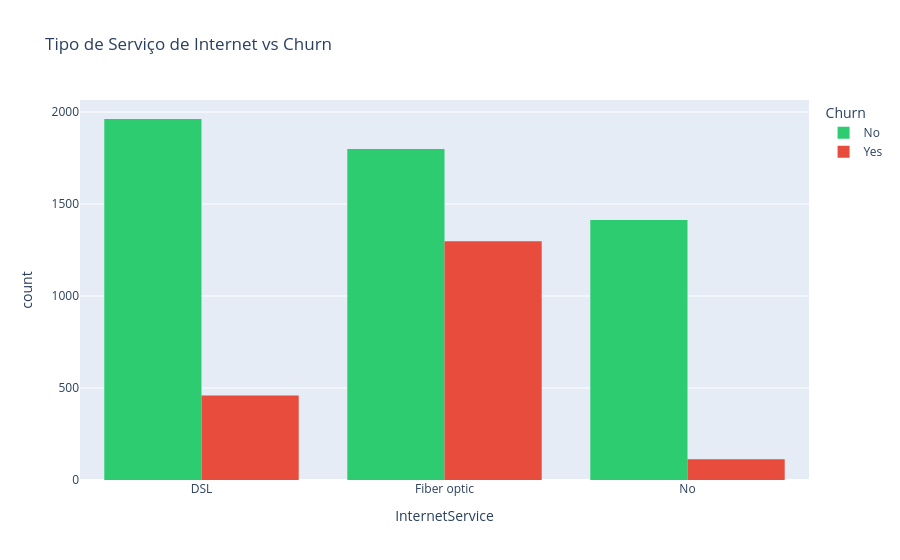

Write notebook code for a chart like this one.
### Markdown cell above
● Padrões e tendências

### Code cell
print("Perfil de cliente")
fig = px.histogram(
    df,
    x='InternetService',
    color='Churn',
    barmode='group',
    title='Tipo de Serviço de Internet vs Churn',
    color_discrete_sequence=['#2ecc71', '#e74c3c']
)
fig.show()

### Figure 1 — Plotly figure (JSON) as saved in the notebook; plotly's stock layout.template omitted (floating-point values rounded to 4 significant figures; data arrays with more than 128 entries replaced by an {"elided": "..."} marker saying what was removed)
{"data": [{"alignmentgroup": "True", "bingroup": "x", "hovertemplate": "Churn=No<br>InternetService=%{x}<br>count=%{y}<extra></extra>", "legendgroup": "No", "marker": {"color": "#2ecc71", "pattern": {"shape": ""}}, "name": "No", "offsetgroup": "No", "orientation": "v", "showlegend": true, "type": "histogram", "x": {"elided": "5174 str values"}, "xaxis": "x", "yaxis": "y"}, {"alignmentgroup": "True", "bingroup": "x", "hovertemplate": "Churn=Yes<br>InternetService=%{x}<br>count=%{y}<extra></extra>", "legendgroup": "Yes", "marker": {"color": "#e74c3c", "pattern": {"shape": ""}}, "name": "Yes", "offsetgroup": "Yes", "orientation": "v", "showlegend": true, "type": "histogram", "x": {"elided": "1869 str values"}, "xaxis": "x", "yaxis": "y"}], "layout": {"barmode": "group", "legend": {"title": {"text": "Churn"}, "tracegroupgap": 0}, "title": {"text": "Tipo de Serviço de Internet vs Churn"}, "xaxis": {"anchor": "y", "domain": [0, 1], "title": {"text": "InternetService"}}, "yaxis": {"anchor": "x", "domain": [0, 1], "title": {"text": "count"}}}}
